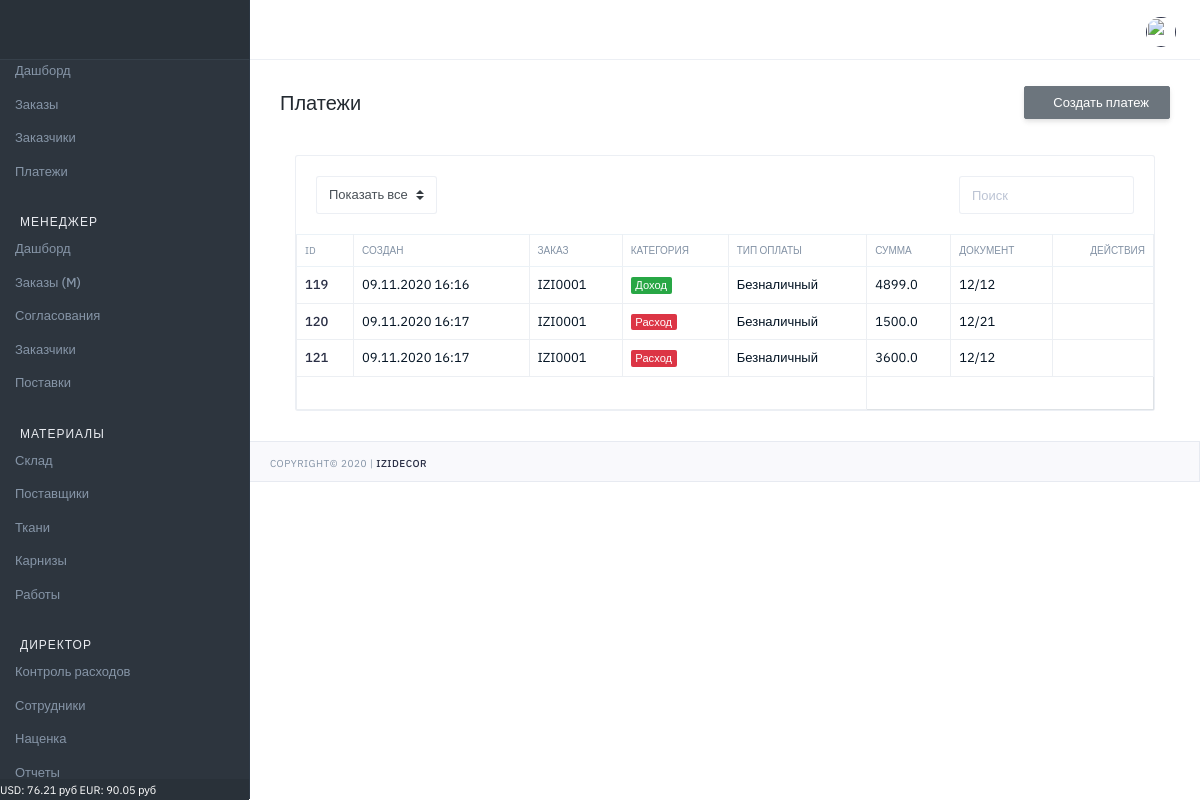
The page /izi/payments/list/ (signed in) on the database as committed earlier.
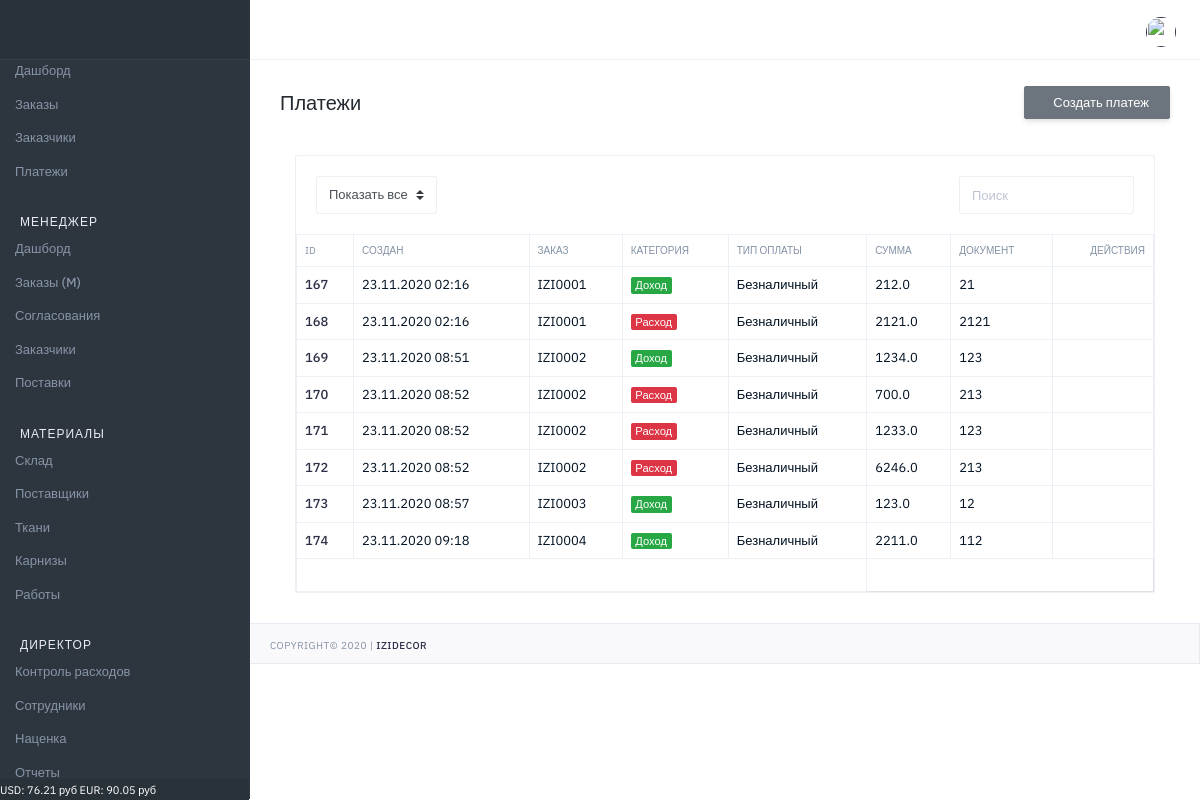
The same page on the database as committed later.
### orders/models.py (models this page shows, shortened)
class Payment(models.Model):
    TYPE_P = (
        (0, 'Доход'),
        (1, 'Расход'),
    )
    TYPE_PAYMENTS = (
        (0, 'Первичный аванс'),
        (1, 'Платеж'),
    )
    TYPE_MONEY = (
        (0, 'Безналичный'),
        (1, 'Наличный'),
    )
    name = models.CharField(verbose_name='Платеж', max_length=100, blank=True)
    category = models.ForeignKey(PaymentCategory, null=True, blank=True, on_delete=models.CASCADE, verbose_name='Категория')
    order = models.ForeignKey(Order, null=True, blank=True, on_delete=models.CASCADE, verbose_name='Заказ')
    customer = models.ForeignKey(Customer, null=True, blank=True, on_delete=models.CASCADE, verbose_name='Покупатель')
    type_money = models.IntegerField(verbose_name="Тип платежа", choices=TYPE_MONEY, default=0)
    price = models.FloatField(verbose_name="Сумма платежа", max_length=100, default=0)
    receipt = models.CharField(verbose_name='Чек', max_length=100)
    user = models.ForeignKey(User, on_delete=models.CASCADE, verbose_name='Пользователь', blank=True, null=True)
    date_created = models.DateTimeField(verbose_name='Дата создания', auto_now_add=True, null=True, blank=True)

class Order(models.Model):
    STATUS_V = (
        (0, 'Запланирован'),
        (1, 'КП подготовлено'),
        (2, 'КП утверждено'),
        (3, 'Договор подготовлен'),
        (4, 'Договор подписан'),
        (5, 'Аванс получен'),
        (6, 'Материалы заказаны'),
        (7, 'Материалы оплачены'),
        (8, 'Материалы отгружены'),
        (9, 'Работы заказаны'),
        (10, 'Заказ выдан'),
        (11, 'Архив'),
    )
    STATUS_CSS = (
        (0, 'secondary'),
        (1, 'secondary'),
        (2, 'secondary'),
        (3, 'info'),
        (4, 'info'),
        (5, 'primary'),
        (6, 'primary'),
        (7, 'primary'),
        (8, 'primary'),
        (9, 'primary'),
        (10, 'success'),
        (11, 'warning'),
    )
    STATUS_P = (
        (0, 0),
        (1, 10),
        (2, 20),
        (3, 30),
        (4, 40),
        (5, 50),
        (6, 60),
        (7, 70),
        (8, 80),
        (9, 90),
        (10, 100),
        (11, 0)
    )
    STATUS_V_T = (
        (0, 'Не заказаны'),
        (1, 'Заказаны'),
        (2, 'Оплачены'),
        (3, 'Отгружены'),
    )
    STATUS_V_D = (
        (0, 'Нет скидки'),
        (1, 'Не согласована'),
        (2, 'Согласована'),
        (3, 'Отказано'),
    )
    STATUS_V_D2 = (
        (0, 'Нет скидки'),
        (1, 'Ожидание согласования'),
        (2, 'Согласована'),
        (3, 'Отказано'),
        (4, 'Частичное согласование'),
    )
    number = models.CharField(verbose_name='Номер', max_length=100, blank=True, null=True, default=GetCountOrder)
    status = models.IntegerField(verbose_name='Статус', choices=STATUS_V, default=0)
    status_css = models.IntegerField(verbose_name='Статус', choices=STATUS_CSS, default=0)
    progress = models.IntegerField(verbose_name='Прогресс', choices=STATUS_P, default=0)
    textile_state = models.IntegerField(verbose_name='Состояние по текстилю', choices=STATUS_V_T, default=0)
    cornice_state = models.IntegerField(verbose_name='Состояние по карнизам', choices=STATUS_V_T, default=0)
    work_state = models.IntegerField(verbose_name='Состояние по работам', choices=STATUS_V_T, default=0)
    discount_status = models.IntegerField(verbose_name='Общий статус скидки', choices=STATUS_V_D2, default=0)
    discount_t = models.FloatField(verbose_name='Скидка к текстилю', max_length=100, blank=True, null=True, default=1)
    discount_t_s = models.IntegerField(verbose_name='Статус скидки', choices=STATUS_V_D, default=0)
    discount_c = models.FloatField(verbose_name='Скидка к карнизам', max_length=100, blank=True, null=True, default=1)
    discount_c_s = models.IntegerField(verbose_name='Статус скидки', choices=STATUS_V_D, default=0)
    discount_w = models.FloatField(verbose_name='Скидка к работам', max_length=100, blank=True, null=True, default=1)
    discount_w_s = models.IntegerField(verbose_name='Статус скидки', choices=STATUS_V_D, default=0)
    discount_view = models.IntegerField(verbose_name='Просмотр скидки', default=0)
    date_created = models.DateTimeField(verbose_name='Дата создания', auto_now_add=True, null=True)
    date_finished = models.DateField(verbose_name='Дата исполнения', blank=True, null=True)
    user = models.ForeignKey(User, on_delete=models.CASCADE, verbose_name='Пользователь', blank=True, null=True)
    user_view = models.IntegerField(verbose_name='Просмотр', default=0)

class PaymentCategory(models.Model):
    TYPE_P = (
        (0, 'Доход'),
        (1, 'Расход'),
    )
    name = models.CharField(verbose_name='Категория платежа', max_length=100, blank=True)
    type_p = models.IntegerField(verbose_name="Вид", choices=TYPE_P, default=0)

### common/views.py (the view)
# urls.py: path('payments/list/', PaymentsList, name="payments_list"),
@login_required(login_url='login')
def PaymentsList(request):
    qs = Payment.objects.filter(user=request.user)
    return render(request, 'common/payments.html', context={'qs': qs})

### main/template_tags/custom_tags.py (called while the page is built, shortened)
@register.filter(name='has_group')
def has_group(user, group_name):
    return user.groups.filter(name=group_name).exists()

@register.simple_tag()
def get_new_orders():
    result = Order.objects.filter(status__gte=5, user_view=0).count()
    return result

@register.simple_tag()
def get_discount():
    result = Order.objects.filter(status__lte=3, discount_status=1, discount_view=0).count()
    return result

@register.simple_tag()
def get_currency():
    usd = MarkupCurrency.objects.get(name='USD')
    eur = MarkupCurrency.objects.get(name='EUR')
    f = f'USD: {round(usd.value,2)} руб  EUR: {round(eur.value,2)} руб'
    return f

@register.simple_tag()
def get_finish_orders():
    result = Order.objects.filter(status=9).count()
    all_orders = Order.objects.filter(status=8)
    count_n = 0
    return result+count_n

### common/templates/common/payments.html (shortened to what the changed rows need)
{% extends "main/base.html" %}
{% block title_h1 %}Платежи{% endblock %}
{% block body_content %}
                     <div class="col-md-12 col-lg-12">
                        <div class="card mg-b-30">
                           <div class="card-body pd-0">
                              <table id="foo-filtering" class="table table-bordered table-hover toggle-circle" data-page-size="50">
                                  <thead class="tx-10 tx-uppercase">
                                     <tr>
                                        <th>ID</th>
                                         <th>Создан</th>
                                        <th>Заказ</th>
                                        <th>Категория</th>
                                        <th>Тип оплаты</th>
                                         <th>Сумма</th>
                                         <th>Документ</th>
                                        <th class="tx-right">Действия</th>
                                     </tr>
                                  </thead>
                                 <tbody>
                                    {% for q in qs %}
                                        <tr class="odd gradeX">
                                            <td><a href="">{{q.id}}</a></td>
                                            <td>{{q.date_created|date:'d.m.Y H:i'}}</td>
                                            <td>{{ q.order.number }}</td>
                                            <td>
                                                {% if q.category.type_p == 0 %}
                                                    <span class="badge badge-success">{{ q.category.get_type_p_display }}</span>
                                                {%else%}
                                                    <span class="badge badge-danger">{{ q.category.get_type_p_display }}</span>
                                                {%endif%}
                                            </td>
                                            <td>{{ q.get_type_money_display }}</td>
                                            <td>{{ q.price }}</td>
                                            <td>{{ q.receipt }}</td>
                                            <td class="tx-right">
                                                <a href=""  title="" data-toggle="tooltip" data-original-title="Изменить"></a>
                                            </td>
                                        </tr>
                                    {% endfor %}
                                 </tbody>
                              </table>
                           </div>
                        </div>
                     </div>
{% endblock %}

Rows that differ between the two databases and show on the page:
removed Payment: id "119", date_created "09.11.2020 16:16", order.number "IZI0001", category.type_p "Доход", type_money "Безналичный", price "4899.0", receipt "12/12"
removed Payment: id "120", date_created "09.11.2020 16:17", order.number "IZI0001", category.type_p "Расход", type_money "Безналичный", price "1500.0", receipt "12/21"
removed Payment: id "121", date_created "09.11.2020 16:17", order.number "IZI0001", category.type_p "Расход", type_money "Безналичный", price "3600.0", receipt "12/12"
added Payment: id "167", date_created "23.11.2020 02:16", order.number "IZI0001", category.type_p "Доход", type_money "Безналичный", price "212.0", receipt "21"
added Payment: id "168", date_created "23.11.2020 02:16", order.number "IZI0001", category.type_p "Расход", type_money "Безналичный", price "2121.0", receipt "2121"
added Payment: id "169", date_created "23.11.2020 08:51", order.number "IZI0002", category.type_p "Доход", type_money "Безналичный", price "1234.0", receipt "123"
added Payment: id "170", date_created "23.11.2020 08:52", order.number "IZI0002", category.type_p "Расход", type_money "Безналичный", price "700.0", receipt "213"
added Payment: id "171", date_created "23.11.2020 08:52", order.number "IZI0002", category.type_p "Расход", type_money "Безналичный", price "1233.0", receipt "123"
added Payment: id "172", date_created "23.11.2020 08:52", order.number "IZI0002", category.type_p "Расход", type_money "Безналичный", price "6246.0", receipt "213"
added Payment: id "173", date_created "23.11.2020 08:57", order.number "IZI0003", category.type_p "Доход", type_money "Безналичный", price "123.0", receipt "12"
added Payment: id "174", date_created "23.11.2020 09:18", order.number "IZI0004", category.type_p "Доход", type_money "Безналичный", price "2211.0", receipt "112"
